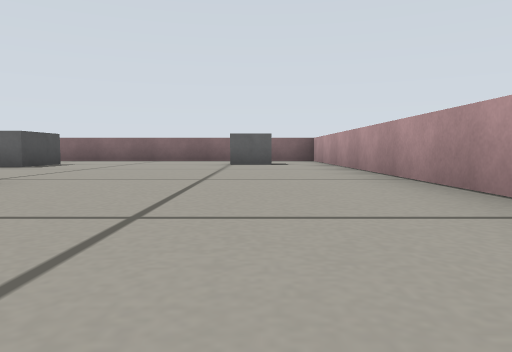
View 1 (above)

15 first-person views from a walk through a Gazebo world. The camera is 0.14 m above the floor, tilts 4° down and sees 70° across. The floor is counted in squares, 0.5 m on a side. Each view is taken from the middle of a square. On the plan, view 1 faces up. The plan holds only what a view shows up to about 9 squares ahead; the rest is blank.

View 2
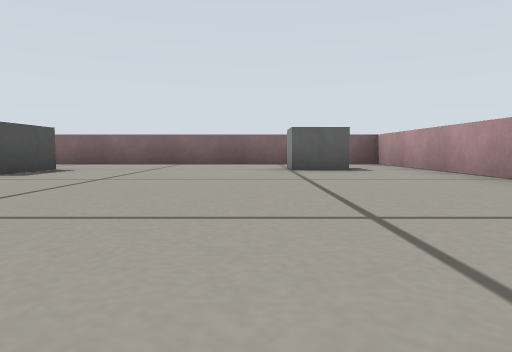

View 3
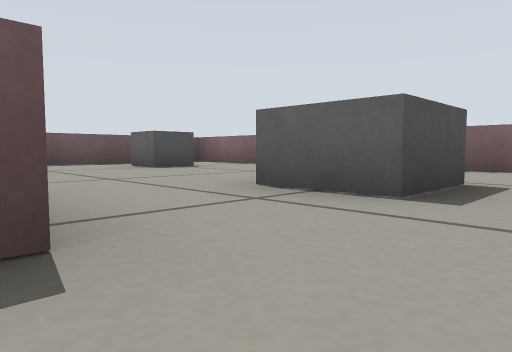

View 4
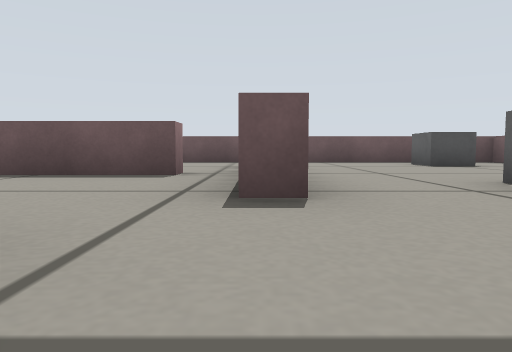

View 5
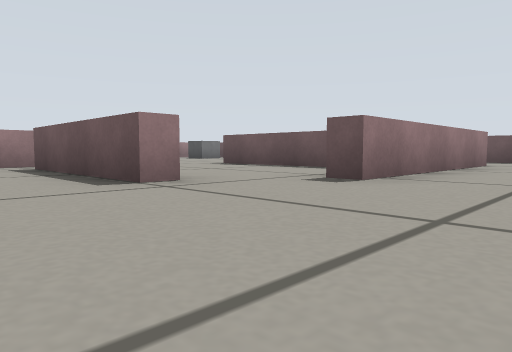

View 6
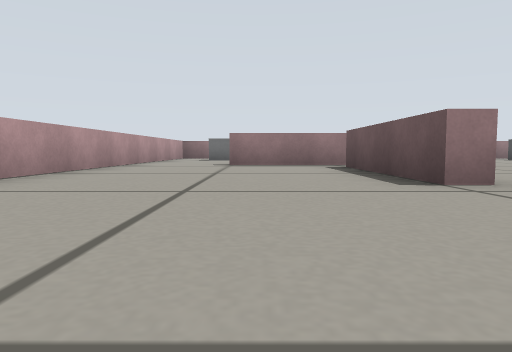

View 7
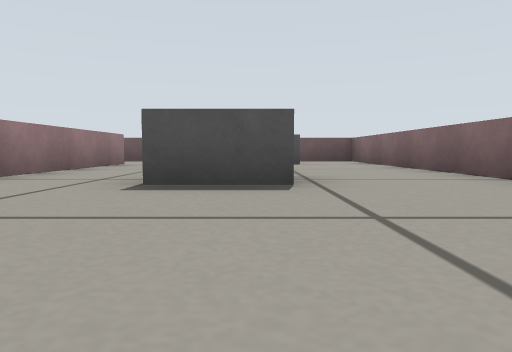

View 8
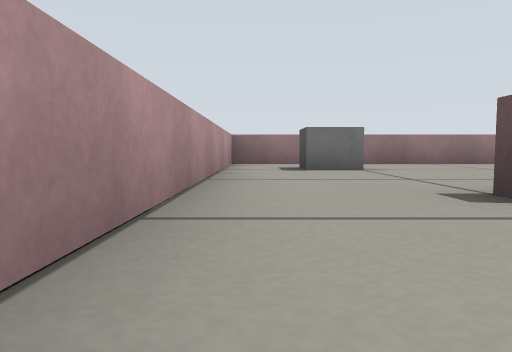

View 9
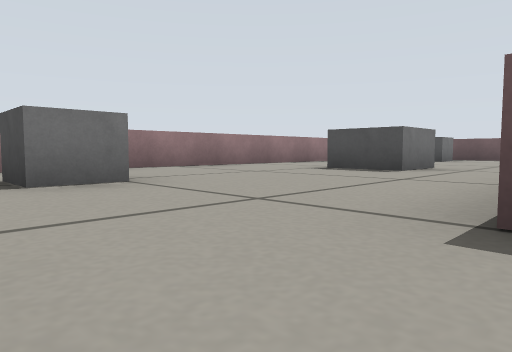

View 10
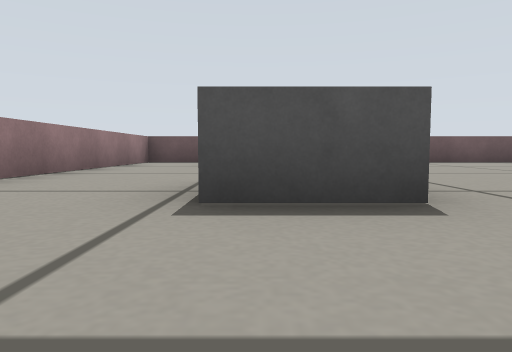

View 11
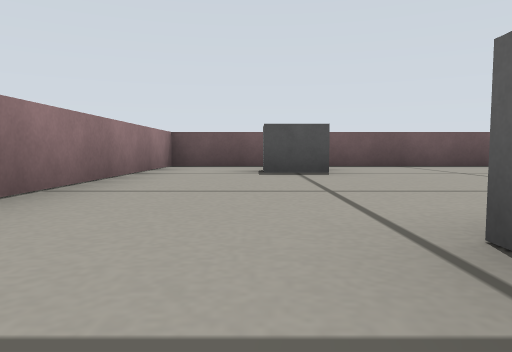

View 12
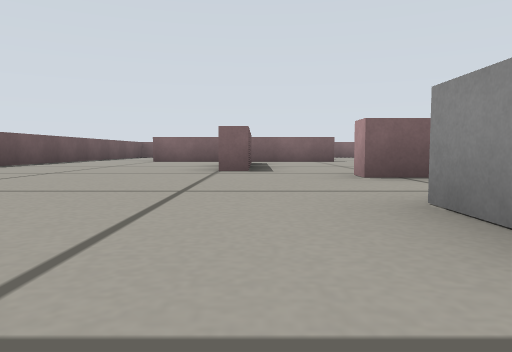

View 13
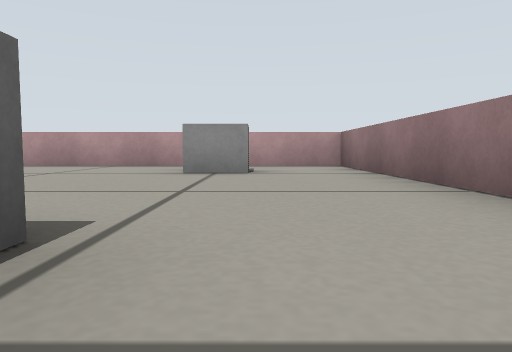

View 14
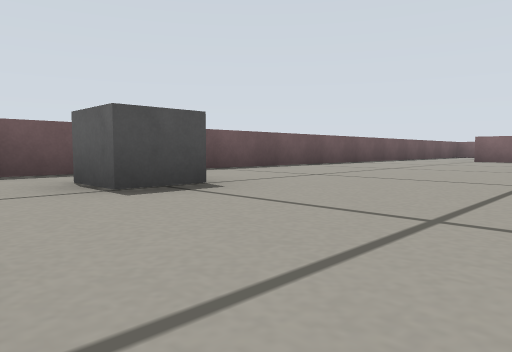

View 15
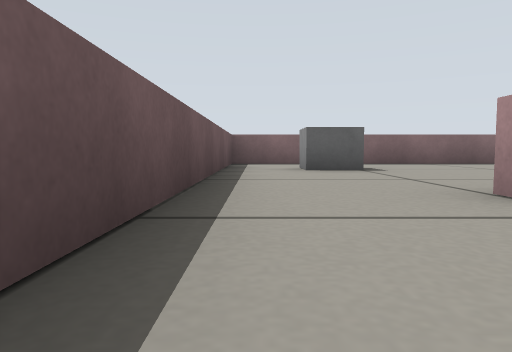

### Floor plan
Points are (right, up) in squares from view 1. A wall is a line through its corners. A room is listed if a view was taken in it or the views show most of it. See-through windows are left out.
Room 1 (views 1, 2, 3, 4, 5, 6, 7, 8)
walls: (-3, 3.1) (-2.5, 3.1) (-2.5, -0.1); (-8.5, 4.3) (-4.1, 4.3) (-4.1, 3.9); (-2.8, -0.9) (-0.5, -0.9); (1.5, -0.5) (1.5, 9.5) (-10.5, 9.5) (-10.5, 4.5)
ways out: opening at (-9.5, 4) to room 2; opening at (0.5, -1) to room 2; opening at (-4, 3) to room 3; gap at (-3, 0) to room 3
objects: pillar (-9, 7) to (-9, 8); grey box (-5, 6) to (-4, 7); pillar (0, 7) to (0, 8)
Room 2 (views 9, 10, 11, 12, 13, 14, 15)
walls: (-4.1, -1.3) (-4.9, -1.3) (-4.9, -0.9); (-6.1, -0.1) (-6.5, -0.1); (-6.1, 3.9) (-8.5, 3.9); (-10.5, 4.5) (-10.5, -6.5) (1.5, -6.5) (1.5, -0.5)
ways out: opening at (-9.5, 4) to room 1; opening at (0.5, -1) to room 1; opening at (-5, -1) to room 3; gap at (-6, 3) to room 3
objects: pillar (-9, -5) to (-9, -4); grey box (-5, -4) to (-4, -3); pillar (0, -5) to (0, -4)
Room 3 (no view inside)
walls: (-6.1, 3.1) (-6.1, -0.1); (-4.1, 3.9) (-6.1, 3.9)
ways out: opening at (-4, 3) to room 1; gap at (-3, 0) to room 1; opening at (-5, -1) to room 2; gap at (-6, 3) to room 2

Where each view was taken, in squares from view 1:
view 1: 0 up, 0 right, facing up
view 2: 2 up, 1 left, facing up
view 3: 4 up, 3 left, facing up-left
view 4: 4 up, 2 left, facing left
view 5: 6 up, 1 left, facing down-left
view 6: 6 up, 1 left, facing down
view 7: 7 up, 1 left, facing left
view 8: 1 up, 1 right, facing down
view 9: 1 down, 1 right, facing down-left
view 10: 4 down, 2 left, facing left
view 11: 5 down, 4 left, facing left
view 12: 5 down, 6 left, facing up
view 13: 5 down, 5 left, facing right
view 14: 6 down, 6 left, facing up-left
view 15: 2 up, 10 left, facing up
